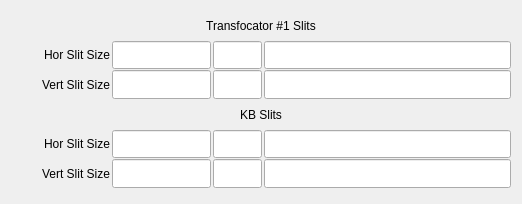
<?xml version="1.0" encoding="UTF-8"?>
<ui version="4.0">
 <class>Form</class>
 <widget class="QWidget" name="Form">
  <property name="geometry">
   <rect>
    <x>0</x>
    <y>0</y>
    <width>522</width>
    <height>204</height>
   </rect>
  </property>
  <property name="windowTitle">
   <string>Form</string>
  </property>
  <layout class="QVBoxLayout" name="verticalLayout_2">
   <item>
    <layout class="QVBoxLayout" name="verticalLayout" stretch="1,1,1,1,1,1">
     <property name="spacing">
      <number>1</number>
     </property>
     <property name="topMargin">
      <number>0</number>
     </property>
     <property name="bottomMargin">
      <number>5</number>
     </property>
     <item>
      <layout class="QHBoxLayout" name="horizontalLayout_4" stretch="3">
       <property name="spacing">
        <number>2</number>
       </property>
       <property name="rightMargin">
        <number>0</number>
       </property>
       <item>
        <widget class="caLabel" name="calabel_21">
         <property name="sizePolicy">
          <sizepolicy hsizetype="Expanding" vsizetype="Expanding">
           <horstretch>0</horstretch>
           <verstretch>0</verstretch>
          </sizepolicy>
         </property>
         <property name="text">
          <string>Transfocator #1 Slits</string>
         </property>
         <property name="alignment">
          <set>Qt::AlignCenter</set>
         </property>
         <property name="fontScaleMode">
          <enum>ESimpleLabel::WidthAndHeight</enum>
         </property>
        </widget>
       </item>
      </layout>
     </item>
     <item>
      <layout class="QHBoxLayout" name="horizontalLayout_8" stretch="2,2,1,5">
       <property name="spacing">
        <number>2</number>
       </property>
       <property name="rightMargin">
        <number>0</number>
       </property>
       <item>
        <widget class="caLabel" name="calabel_32">
         <property name="sizePolicy">
          <sizepolicy hsizetype="Expanding" vsizetype="Expanding">
           <horstretch>0</horstretch>
           <verstretch>0</verstretch>
          </sizepolicy>
         </property>
         <property name="text">
          <string>Hor Slit Size</string>
         </property>
         <property name="alignment">
          <set>Qt::AlignRight|Qt::AlignTrailing|Qt::AlignVCenter</set>
         </property>
         <property name="fontScaleMode">
          <enum>ESimpleLabel::WidthAndHeight</enum>
         </property>
        </widget>
       </item>
       <item>
        <widget class="caLineEdit" name="caLineEdit_25">
         <property name="sizePolicy">
          <sizepolicy hsizetype="Expanding" vsizetype="Expanding">
           <horstretch>0</horstretch>
           <verstretch>0</verstretch>
          </sizepolicy>
         </property>
         <property name="font">
          <font>
           <pointsize>13</pointsize>
          </font>
         </property>
         <property name="text">
          <string/>
         </property>
         <property name="alignment">
          <set>Qt::AlignRight|Qt::AlignTrailing|Qt::AlignVCenter</set>
         </property>
         <property name="channel" stdset="0">
          <string notr="true">$(P)$(CRL):1:slitSize_H_RBV</string>
         </property>
         <property name="foreground">
          <color>
           <red>10</red>
           <green>0</green>
           <blue>184</blue>
          </color>
         </property>
         <property name="background">
          <color>
           <red>200</red>
           <green>200</green>
           <blue>200</blue>
          </color>
         </property>
         <property name="colorMode">
          <enum>caLineEdit::Static</enum>
         </property>
         <property name="precision">
          <number>6</number>
         </property>
         <property name="precisionMode">
          <enum>caLineEdit::Channel</enum>
         </property>
         <property name="fontScaleMode" stdset="0">
          <enum>caLineEdit::None</enum>
         </property>
         <property name="formatType">
          <enum>caLineEdit::decimal</enum>
         </property>
        </widget>
       </item>
       <item>
        <widget class="caLineEdit" name="caLineEdit_24">
         <property name="sizePolicy">
          <sizepolicy hsizetype="Expanding" vsizetype="Expanding">
           <horstretch>0</horstretch>
           <verstretch>0</verstretch>
          </sizepolicy>
         </property>
         <property name="font">
          <font>
           <pointsize>13</pointsize>
          </font>
         </property>
         <property name="text">
          <string/>
         </property>
         <property name="alignment">
          <set>Qt::AlignRight|Qt::AlignTrailing|Qt::AlignVCenter</set>
         </property>
         <property name="channel" stdset="0">
          <string notr="true">$(P)$(CRL):1:slitSize_H_RBV.EGU</string>
         </property>
         <property name="foreground">
          <color>
           <red>10</red>
           <green>0</green>
           <blue>184</blue>
          </color>
         </property>
         <property name="background">
          <color>
           <red>200</red>
           <green>200</green>
           <blue>200</blue>
          </color>
         </property>
         <property name="colorMode">
          <enum>caLineEdit::Static</enum>
         </property>
         <property name="precision">
          <number>0</number>
         </property>
         <property name="precisionMode">
          <enum>caLineEdit::User</enum>
         </property>
         <property name="fontScaleMode" stdset="0">
          <enum>caLineEdit::None</enum>
         </property>
         <property name="formatType">
          <enum>caLineEdit::decimal</enum>
         </property>
        </widget>
       </item>
       <item>
        <widget class="caLineEdit" name="caLineEdit_22">
         <property name="sizePolicy">
          <sizepolicy hsizetype="Expanding" vsizetype="Expanding">
           <horstretch>0</horstretch>
           <verstretch>0</verstretch>
          </sizepolicy>
         </property>
         <property name="font">
          <font>
           <pointsize>13</pointsize>
          </font>
         </property>
         <property name="text">
          <string/>
         </property>
         <property name="alignment">
          <set>Qt::AlignRight|Qt::AlignTrailing|Qt::AlignVCenter</set>
         </property>
         <property name="channel" stdset="0">
          <string notr="true">$(P)$(CRL):1:slitSizeHConv.INPA</string>
         </property>
         <property name="foreground">
          <color>
           <red>10</red>
           <green>0</green>
           <blue>184</blue>
          </color>
         </property>
         <property name="background">
          <color>
           <red>200</red>
           <green>200</green>
           <blue>200</blue>
          </color>
         </property>
         <property name="colorMode">
          <enum>caLineEdit::Static</enum>
         </property>
         <property name="precision">
          <number>0</number>
         </property>
         <property name="precisionMode">
          <enum>caLineEdit::User</enum>
         </property>
         <property name="fontScaleMode" stdset="0">
          <enum>caLineEdit::None</enum>
         </property>
         <property name="formatType">
          <enum>caLineEdit::decimal</enum>
         </property>
        </widget>
       </item>
      </layout>
     </item>
     <item>
      <layout class="QHBoxLayout" name="horizontalLayout_9" stretch="2,2,1,5">
       <property name="spacing">
        <number>2</number>
       </property>
       <property name="rightMargin">
        <number>0</number>
       </property>
       <item>
        <widget class="caLabel" name="calabel_33">
         <property name="sizePolicy">
          <sizepolicy hsizetype="Expanding" vsizetype="Expanding">
           <horstretch>0</horstretch>
           <verstretch>0</verstretch>
          </sizepolicy>
         </property>
         <property name="text">
          <string>Vert Slit Size</string>
         </property>
         <property name="alignment">
          <set>Qt::AlignRight|Qt::AlignTrailing|Qt::AlignVCenter</set>
         </property>
         <property name="fontScaleMode">
          <enum>ESimpleLabel::WidthAndHeight</enum>
         </property>
        </widget>
       </item>
       <item>
        <widget class="caLineEdit" name="caLineEdit_27">
         <property name="sizePolicy">
          <sizepolicy hsizetype="Expanding" vsizetype="Expanding">
           <horstretch>0</horstretch>
           <verstretch>0</verstretch>
          </sizepolicy>
         </property>
         <property name="font">
          <font>
           <pointsize>13</pointsize>
          </font>
         </property>
         <property name="text">
          <string/>
         </property>
         <property name="alignment">
          <set>Qt::AlignRight|Qt::AlignTrailing|Qt::AlignVCenter</set>
         </property>
         <property name="channel" stdset="0">
          <string notr="true">$(P)$(CRL):1:slitSize_V_RBV</string>
         </property>
         <property name="foreground">
          <color>
           <red>10</red>
           <green>0</green>
           <blue>184</blue>
          </color>
         </property>
         <property name="background">
          <color>
           <red>200</red>
           <green>200</green>
           <blue>200</blue>
          </color>
         </property>
         <property name="colorMode">
          <enum>caLineEdit::Static</enum>
         </property>
         <property name="precision">
          <number>6</number>
         </property>
         <property name="precisionMode">
          <enum>caLineEdit::Channel</enum>
         </property>
         <property name="fontScaleMode" stdset="0">
          <enum>caLineEdit::None</enum>
         </property>
         <property name="formatType">
          <enum>caLineEdit::decimal</enum>
         </property>
        </widget>
       </item>
       <item>
        <widget class="caLineEdit" name="caLineEdit_26">
         <property name="sizePolicy">
          <sizepolicy hsizetype="Expanding" vsizetype="Expanding">
           <horstretch>0</horstretch>
           <verstretch>0</verstretch>
          </sizepolicy>
         </property>
         <property name="font">
          <font>
           <pointsize>13</pointsize>
          </font>
         </property>
         <property name="text">
          <string/>
         </property>
         <property name="alignment">
          <set>Qt::AlignRight|Qt::AlignTrailing|Qt::AlignVCenter</set>
         </property>
         <property name="channel" stdset="0">
          <string notr="true">$(P)$(CRL):1:slitSize_V_RBV.EGU</string>
         </property>
         <property name="foreground">
          <color>
           <red>10</red>
           <green>0</green>
           <blue>184</blue>
          </color>
         </property>
         <property name="background">
          <color>
           <red>200</red>
           <green>200</green>
           <blue>200</blue>
          </color>
         </property>
         <property name="colorMode">
          <enum>caLineEdit::Static</enum>
         </property>
         <property name="precision">
          <number>0</number>
         </property>
         <property name="precisionMode">
          <enum>caLineEdit::User</enum>
         </property>
         <property name="fontScaleMode" stdset="0">
          <enum>caLineEdit::None</enum>
         </property>
         <property name="formatType">
          <enum>caLineEdit::decimal</enum>
         </property>
        </widget>
       </item>
       <item>
        <widget class="caLineEdit" name="caLineEdit_23">
         <property name="sizePolicy">
          <sizepolicy hsizetype="Expanding" vsizetype="Expanding">
           <horstretch>0</horstretch>
           <verstretch>0</verstretch>
          </sizepolicy>
         </property>
         <property name="font">
          <font>
           <pointsize>13</pointsize>
          </font>
         </property>
         <property name="text">
          <string/>
         </property>
         <property name="alignment">
          <set>Qt::AlignRight|Qt::AlignTrailing|Qt::AlignVCenter</set>
         </property>
         <property name="channel" stdset="0">
          <string notr="true">$(P)$(CRL):1:slitSizeVConv.INPA</string>
         </property>
         <property name="foreground">
          <color>
           <red>10</red>
           <green>0</green>
           <blue>184</blue>
          </color>
         </property>
         <property name="background">
          <color>
           <red>200</red>
           <green>200</green>
           <blue>200</blue>
          </color>
         </property>
         <property name="colorMode">
          <enum>caLineEdit::Static</enum>
         </property>
         <property name="precision">
          <number>0</number>
         </property>
         <property name="precisionMode">
          <enum>caLineEdit::User</enum>
         </property>
         <property name="fontScaleMode" stdset="0">
          <enum>caLineEdit::None</enum>
         </property>
         <property name="formatType">
          <enum>caLineEdit::decimal</enum>
         </property>
        </widget>
       </item>
      </layout>
     </item>
     <item>
      <widget class="caLabel" name="calabel_28">
       <property name="sizePolicy">
        <sizepolicy hsizetype="Expanding" vsizetype="Expanding">
         <horstretch>0</horstretch>
         <verstretch>0</verstretch>
        </sizepolicy>
       </property>
       <property name="text">
        <string>KB Slits</string>
       </property>
       <property name="alignment">
        <set>Qt::AlignCenter</set>
       </property>
       <property name="fontScaleMode">
        <enum>ESimpleLabel::WidthAndHeight</enum>
       </property>
      </widget>
     </item>
     <item>
      <layout class="QHBoxLayout" name="horizontalLayout_11" stretch="2,2,1,5">
       <property name="spacing">
        <number>2</number>
       </property>
       <property name="rightMargin">
        <number>0</number>
       </property>
       <item>
        <widget class="caLabel" name="calabel_34">
         <property name="sizePolicy">
          <sizepolicy hsizetype="Expanding" vsizetype="Expanding">
           <horstretch>0</horstretch>
           <verstretch>0</verstretch>
          </sizepolicy>
         </property>
         <property name="text">
          <string>Hor Slit Size</string>
         </property>
         <property name="alignment">
          <set>Qt::AlignRight|Qt::AlignTrailing|Qt::AlignVCenter</set>
         </property>
         <property name="fontScaleMode">
          <enum>ESimpleLabel::WidthAndHeight</enum>
         </property>
        </widget>
       </item>
       <item>
        <widget class="caLineEdit" name="caLineEdit_28">
         <property name="sizePolicy">
          <sizepolicy hsizetype="Expanding" vsizetype="Expanding">
           <horstretch>0</horstretch>
           <verstretch>0</verstretch>
          </sizepolicy>
         </property>
         <property name="font">
          <font>
           <pointsize>13</pointsize>
          </font>
         </property>
         <property name="text">
          <string/>
         </property>
         <property name="alignment">
          <set>Qt::AlignRight|Qt::AlignTrailing|Qt::AlignVCenter</set>
         </property>
         <property name="channel" stdset="0">
          <string notr="true">$(P)$(CRL):kb:slitSize_H_RBV</string>
         </property>
         <property name="foreground">
          <color>
           <red>10</red>
           <green>0</green>
           <blue>184</blue>
          </color>
         </property>
         <property name="background">
          <color>
           <red>200</red>
           <green>200</green>
           <blue>200</blue>
          </color>
         </property>
         <property name="colorMode">
          <enum>caLineEdit::Static</enum>
         </property>
         <property name="precision">
          <number>6</number>
         </property>
         <property name="precisionMode">
          <enum>caLineEdit::Channel</enum>
         </property>
         <property name="fontScaleMode" stdset="0">
          <enum>caLineEdit::None</enum>
         </property>
         <property name="formatType">
          <enum>caLineEdit::decimal</enum>
         </property>
        </widget>
       </item>
       <item>
        <widget class="caLineEdit" name="caLineEdit_29">
         <property name="sizePolicy">
          <sizepolicy hsizetype="Expanding" vsizetype="Expanding">
           <horstretch>0</horstretch>
           <verstretch>0</verstretch>
          </sizepolicy>
         </property>
         <property name="font">
          <font>
           <pointsize>13</pointsize>
          </font>
         </property>
         <property name="text">
          <string/>
         </property>
         <property name="alignment">
          <set>Qt::AlignRight|Qt::AlignTrailing|Qt::AlignVCenter</set>
         </property>
         <property name="channel" stdset="0">
          <string notr="true">$(P)$(CRL):kb:slitSize_H_RBV.EGU</string>
         </property>
         <property name="foreground">
          <color>
           <red>10</red>
           <green>0</green>
           <blue>184</blue>
          </color>
         </property>
         <property name="background">
          <color>
           <red>200</red>
           <green>200</green>
           <blue>200</blue>
          </color>
         </property>
         <property name="colorMode">
          <enum>caLineEdit::Static</enum>
         </property>
         <property name="precision">
          <number>0</number>
         </property>
         <property name="precisionMode">
          <enum>caLineEdit::User</enum>
         </property>
         <property name="fontScaleMode" stdset="0">
          <enum>caLineEdit::None</enum>
         </property>
         <property name="formatType">
          <enum>caLineEdit::decimal</enum>
         </property>
        </widget>
       </item>
       <item>
        <widget class="caLineEdit" name="caLineEdit_30">
         <property name="sizePolicy">
          <sizepolicy hsizetype="Expanding" vsizetype="Expanding">
           <horstretch>0</horstretch>
           <verstretch>0</verstretch>
          </sizepolicy>
         </property>
         <property name="font">
          <font>
           <pointsize>13</pointsize>
          </font>
         </property>
         <property name="text">
          <string/>
         </property>
         <property name="alignment">
          <set>Qt::AlignRight|Qt::AlignTrailing|Qt::AlignVCenter</set>
         </property>
         <property name="channel" stdset="0">
          <string notr="true">$(P)$(CRL):kb:slitSizeHConv.INPA</string>
         </property>
         <property name="foreground">
          <color>
           <red>10</red>
           <green>0</green>
           <blue>184</blue>
          </color>
         </property>
         <property name="background">
          <color>
           <red>200</red>
           <green>200</green>
           <blue>200</blue>
          </color>
         </property>
         <property name="colorMode">
          <enum>caLineEdit::Static</enum>
         </property>
         <property name="precision">
          <number>0</number>
         </property>
         <property name="precisionMode">
          <enum>caLineEdit::User</enum>
         </property>
         <property name="fontScaleMode" stdset="0">
          <enum>caLineEdit::None</enum>
         </property>
         <property name="formatType">
          <enum>caLineEdit::decimal</enum>
         </property>
        </widget>
       </item>
      </layout>
     </item>
     <item>
      <layout class="QHBoxLayout" name="horizontalLayout_12" stretch="2,2,1,5">
       <property name="spacing">
        <number>2</number>
       </property>
       <property name="rightMargin">
        <number>0</number>
       </property>
       <item>
        <widget class="caLabel" name="calabel_35">
         <property name="sizePolicy">
          <sizepolicy hsizetype="Expanding" vsizetype="Expanding">
           <horstretch>0</horstretch>
           <verstretch>0</verstretch>
          </sizepolicy>
         </property>
         <property name="text">
          <string>Vert Slit Size</string>
         </property>
         <property name="alignment">
          <set>Qt::AlignRight|Qt::AlignTrailing|Qt::AlignVCenter</set>
         </property>
         <property name="fontScaleMode">
          <enum>ESimpleLabel::WidthAndHeight</enum>
         </property>
        </widget>
       </item>
       <item>
        <widget class="caLineEdit" name="caLineEdit_31">
         <property name="sizePolicy">
          <sizepolicy hsizetype="Expanding" vsizetype="Expanding">
           <horstretch>0</horstretch>
           <verstretch>0</verstretch>
          </sizepolicy>
         </property>
         <property name="font">
          <font>
           <pointsize>13</pointsize>
          </font>
         </property>
         <property name="text">
          <string/>
         </property>
         <property name="alignment">
          <set>Qt::AlignRight|Qt::AlignTrailing|Qt::AlignVCenter</set>
         </property>
         <property name="channel" stdset="0">
          <string notr="true">$(P)$(CRL):kb:slitSize_V_RBV</string>
         </property>
         <property name="foreground">
          <color>
           <red>10</red>
           <green>0</green>
           <blue>184</blue>
          </color>
         </property>
         <property name="background">
          <color>
           <red>200</red>
           <green>200</green>
           <blue>200</blue>
          </color>
         </property>
         <property name="colorMode">
          <enum>caLineEdit::Static</enum>
         </property>
         <property name="precision">
          <number>6</number>
         </property>
         <property name="precisionMode">
          <enum>caLineEdit::Channel</enum>
         </property>
         <property name="fontScaleMode" stdset="0">
          <enum>caLineEdit::None</enum>
         </property>
         <property name="formatType">
          <enum>caLineEdit::decimal</enum>
         </property>
        </widget>
       </item>
       <item>
        <widget class="caLineEdit" name="caLineEdit_32">
         <property name="sizePolicy">
          <sizepolicy hsizetype="Expanding" vsizetype="Expanding">
           <horstretch>0</horstretch>
           <verstretch>0</verstretch>
          </sizepolicy>
         </property>
         <property name="font">
          <font>
           <pointsize>13</pointsize>
          </font>
         </property>
         <property name="text">
          <string/>
         </property>
         <property name="alignment">
          <set>Qt::AlignRight|Qt::AlignTrailing|Qt::AlignVCenter</set>
         </property>
         <property name="channel" stdset="0">
          <string notr="true">$(P)$(CRL):kb:slitSize_V_RBV.EGU</string>
         </property>
         <property name="foreground">
          <color>
           <red>10</red>
           <green>0</green>
           <blue>184</blue>
          </color>
         </property>
         <property name="background">
          <color>
           <red>200</red>
           <green>200</green>
           <blue>200</blue>
          </color>
         </property>
         <property name="colorMode">
          <enum>caLineEdit::Static</enum>
         </property>
         <property name="precision">
          <number>0</number>
         </property>
         <property name="precisionMode">
          <enum>caLineEdit::User</enum>
         </property>
         <property name="fontScaleMode" stdset="0">
          <enum>caLineEdit::None</enum>
         </property>
         <property name="formatType">
          <enum>caLineEdit::decimal</enum>
         </property>
        </widget>
       </item>
       <item>
        <widget class="caLineEdit" name="caLineEdit_33">
         <property name="sizePolicy">
          <sizepolicy hsizetype="Expanding" vsizetype="Expanding">
           <horstretch>0</horstretch>
           <verstretch>0</verstretch>
          </sizepolicy>
         </property>
         <property name="font">
          <font>
           <pointsize>13</pointsize>
          </font>
         </property>
         <property name="text">
          <string/>
         </property>
         <property name="alignment">
          <set>Qt::AlignRight|Qt::AlignTrailing|Qt::AlignVCenter</set>
         </property>
         <property name="channel" stdset="0">
          <string notr="true">$(P)$(CRL):kb:slitSizeVConv.INPA</string>
         </property>
         <property name="foreground">
          <color>
           <red>10</red>
           <green>0</green>
           <blue>184</blue>
          </color>
         </property>
         <property name="background">
          <color>
           <red>200</red>
           <green>200</green>
           <blue>200</blue>
          </color>
         </property>
         <property name="colorMode">
          <enum>caLineEdit::Static</enum>
         </property>
         <property name="precision">
          <number>0</number>
         </property>
         <property name="precisionMode">
          <enum>caLineEdit::User</enum>
         </property>
         <property name="fontScaleMode" stdset="0">
          <enum>caLineEdit::None</enum>
         </property>
         <property name="formatType">
          <enum>caLineEdit::decimal</enum>
         </property>
        </widget>
       </item>
      </layout>
     </item>
    </layout>
   </item>
  </layout>
 </widget>
 <customwidgets>
  <customwidget>
   <class>caLabel</class>
   <extends>QLabel</extends>
   <header>caLabel</header>
  </customwidget>
  <customwidget>
   <class>caLineEdit</class>
   <extends>QLineEdit</extends>
   <header>caLineEdit</header>
  </customwidget>
 </customwidgets>
 <resources/>
 <connections/>
</ui>
